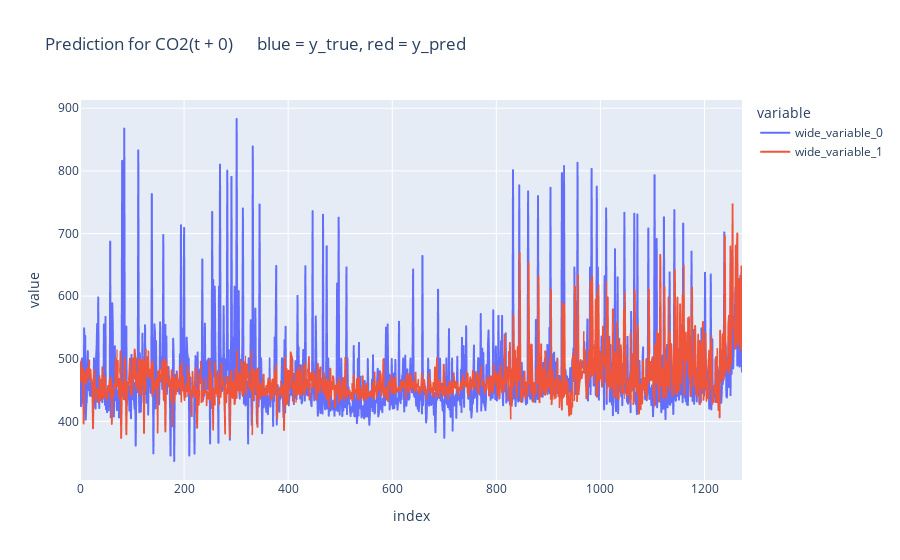

The code cell stored with this chart in its notebook:
### Code cell
from sklearn.metrics import mean_squared_error, mean_absolute_percentage_error, r2_score
import plotly.express as px
import seaborn as sns


class Evaluator:

    def __init__(self):
        pass

    def evaluate(self, y_pred, y_true):
        print("MSE: ", self.calculate_mse(y_pred = y_pred, y_true = y_true))
        print("RMSE: ", self.calculate_rmse(y_pred = y_pred, y_true = y_true))
        print("MAPE: ", self.calculate_mape(y_pred = y_pred, y_true = y_true))
        print("R2: ", self.calculate_r2(y_pred = y_pred, y_true = y_true))
        print("\n")


    def calculate_mse(self, y_true, y_pred):
        return round(mean_squared_error(y_true = y_true, y_pred = y_pred), 2)

    def calculate_rmse(self, y_true, y_pred):
        return np.sqrt(mean_squared_error(y_true, y_pred))
        #return round(root_mean_squared_error(y_true = y_true, y_pred = y_pred), 2)

    def calculate_mape(self, y_true, y_pred):
        return round(mean_absolute_percentage_error(y_true = y_true, y_pred = y_pred), 2)

    def calculate_r2(self, y_true, y_pred):
        return round(r2_score(y_true = y_true, y_pred = y_pred), 2)


ev = Evaluator()

for col in range(0, test_y.shape[1]):
    print(f"t +", col)
    ev.evaluate(y_true = test_y[:, col], y_pred = pred[:, col])

    pred_df = pd.DataFrame(pred[:, col], columns = [f"pred_CO2(t + {col})"])
    pred_df[f"CO2(t + {col})"] = test_y[:, col]

    px.line(y = [test_y[:, col], pred[:, col]], title = f"Prediction for CO2(t + {col})      blue = y_true, red = y_pred").show()

### Figure 1 — Plotly figure (JSON) as saved in the notebook; plotly's stock layout.template omitted (floating-point values rounded to 4 significant figures; data arrays with more than 128 entries replaced by an {"elided": "..."} marker saying what was removed)
{"data": [{"hovertemplate": "variable=wide_variable_0<br>index=%{x}<br>value=%{y}<extra></extra>", "legendgroup": "wide_variable_0", "line": {"color": "#636efa", "dash": "solid"}, "marker": {"symbol": "circle"}, "mode": "lines", "name": "wide_variable_0", "showlegend": true, "type": "scattergl", "x": {"elided": "1273 int values"}, "xaxis": "x", "y": {"elided": "1273 float values"}, "yaxis": "y"}, {"hovertemplate": "variable=wide_variable_1<br>index=%{x}<br>value=%{y}<extra></extra>", "legendgroup": "wide_variable_1", "line": {"color": "#EF553B", "dash": "solid"}, "marker": {"symbol": "circle"}, "mode": "lines", "name": "wide_variable_1", "showlegend": true, "type": "scattergl", "x": {"elided": "1273 int values"}, "xaxis": "x", "y": {"elided": "1273 float values"}, "yaxis": "y"}], "layout": {"legend": {"title": {"text": "variable"}, "tracegroupgap": 0}, "title": {"text": "Prediction for CO2(t + 0)      blue = y_true, red = y_pred"}, "xaxis": {"anchor": "y", "domain": [0, 1], "title": {"text": "index"}}, "yaxis": {"anchor": "x", "domain": [0, 1], "title": {"text": "value"}}}}
